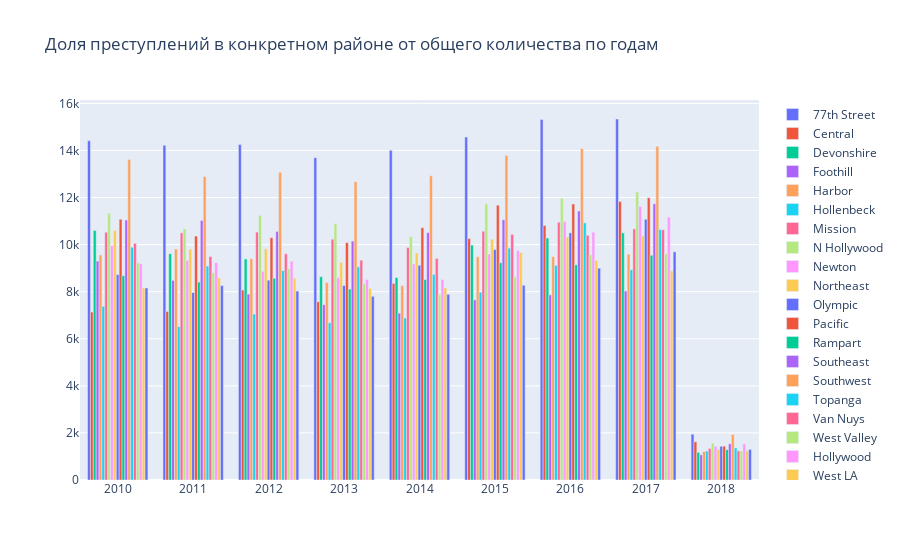

The notebook cell this image was saved under:
### Code cell
traces6_2 = []
for i in df6_2.index:
    traces6_2.append(go.Bar(x=df6_2.columns, y=df6_2.loc[i], name = i))  
layout6_2 = {'title': 'Доля преступлений в конкретном районе от общего количества по годам'}
fig = go.Figure(data = traces6_2, layout = layout6_2)
offline.iplot(fig, show_link=False)

### Figure 1 — Plotly figure (JSON) as saved in the notebook; plotly's stock layout.template omitted (floating-point values rounded to 4 significant figures)
{"data": [{"name": "77th Street", "type": "bar", "x": ["2010", "2011", "2012", "2013", "2014", "2015", "2016", "2017", "2018"], "y": [14413, 14220, 14254, 13700.0, 14006, 14572, 15313, 15340.0, 1948]}, {"name": "Central", "type": "bar", "x": ["2010", "2011", "2012", "2013", "2014", "2015", "2016", "2017", "2018"], "y": [7136, 7162, 8071, 7574.0, 8352, 10257, 10812, 11840.0, 1625]}, {"name": "Devonshire", "type": "bar", "x": ["2010", "2011", "2012", "2013", "2014", "2015", "2016", "2017", "2018"], "y": [10603, 9612, 9392, 8637.0, 8602, 9982, 10283, 10500.0, 1177]}, {"name": "Foothill", "type": "bar", "x": ["2010", "2011", "2012", "2013", "2014", "2015", "2016", "2017", "2018"], "y": [9303, 8481, 7898, 7446.0, 7091, 7652, 7865, 8028.0, 1068]}, {"name": "Harbor", "type": "bar", "x": ["2010", "2011", "2012", "2013", "2014", "2015", "2016", "2017", "2018"], "y": [9561, 9815, 9402, 8387.0, 8262, 9486, 9488, 9591.0, 1211]}, {"name": "Hollenbeck", "type": "bar", "x": ["2010", "2011", "2012", "2013", "2014", "2015", "2016", "2017", "2018"], "y": [7377, 6519, 7052, 6681.0, 6883, 7980, 9116, 8933.0, 1230]}, {"name": "Mission", "type": "bar", "x": ["2010", "2011", "2012", "2013", "2014", "2015", "2016", "2017", "2018"], "y": [10525, 10501, 10532, 10230.0, 9879, 10572, 10955, 10670.0, 1341]}, {"name": "N Hollywood", "type": "bar", "x": ["2010", "2011", "2012", "2013", "2014", "2015", "2016", "2017", "2018"], "y": [11334, 10672, 11235, 10900.0, 10346, 11739, 11971, 12240.0, 1575]}, {"name": "Newton", "type": "bar", "x": ["2010", "2011", "2012", "2013", "2014", "2015", "2016", "2017", "2018"], "y": [9967, 9328, 8864, 8598.0, 9179, 9601, 10978, 11620.0, 1428]}, {"name": "Northeast", "type": "bar", "x": ["2010", "2011", "2012", "2013", "2014", "2015", "2016", "2017", "2018"], "y": [10598, 9813, 9825, 9247.0, 9646, 10228, 10324, 10380.0, 1293]}, {"name": "Olympic", "type": "bar", "x": ["2010", "2011", "2012", "2013", "2014", "2015", "2016", "2017", "2018"], "y": [8725, 7964, 8489, 8263.0, 9125, 9790, 10500, 11080.0, 1432]}, {"name": "Pacific", "type": "bar", "x": ["2010", "2011", "2012", "2013", "2014", "2015", "2016", "2017", "2018"], "y": [11076, 10364, 10296, 10080.0, 10720, 11678, 11726, 11990.0, 1437]}, {"name": "Rampart", "type": "bar", "x": ["2010", "2011", "2012", "2013", "2014", "2015", "2016", "2017", "2018"], "y": [8681, 8409, 8569, 8114.0, 8518, 9232, 9141, 9549.0, 1291]}, {"name": "Southeast", "type": "bar", "x": ["2010", "2011", "2012", "2013", "2014", "2015", "2016", "2017", "2018"], "y": [11046, 11027, 10559, 10150.0, 10511, 11062, 11426, 11740.0, 1539]}, {"name": "Southwest", "type": "bar", "x": ["2010", "2011", "2012", "2013", "2014", "2015", "2016", "2017", "2018"], "y": [13622, 12897, 13078, 12670.0, 12922, 13790, 14088, 14180.0, 1935]}, {"name": "Topanga", "type": "bar", "x": ["2010", "2011", "2012", "2013", "2014", "2015", "2016", "2017", "2018"], "y": [9887, 9091, 8899, 9054.0, 8739, 9853, 10927, 10640.0, 1363]}, {"name": "Van Nuys", "type": "bar", "x": ["2010", "2011", "2012", "2013", "2014", "2015", "2016", "2017", "2018"], "y": [10055, 9495, 9611, 9340.0, 9411, 10438, 10397, 10630.0, 1241]}, {"name": "West Valley", "type": "bar", "x": ["2010", "2011", "2012", "2013", "2014", "2015", "2016", "2017", "2018"], "y": [9225, 8811, 8978, 8355.0, 7880, 8632, 9569, 9606.0, 1233]}, {"name": "Hollywood", "type": "bar", "x": ["2010", "2011", "2012", "2013", "2014", "2015", "2016", "2017", "2018"], "y": [9186, 9232, 9296, 8516.0, 8521, 9748, 10530, 11170.0, 1538]}, {"name": "West LA", "type": "bar", "x": ["2010", "2011", "2012", "2013", "2014", "2015", "2016", "2017", "2018"], "y": [8157, 8589, 8572, 8143.0, 8160, 9664, 9331, 8887.0, 1241]}, {"name": "Wilshire", "type": "bar", "x": ["2010", "2011", "2012", "2013", "2014", "2015", "2016", "2017", "2018"], "y": [8161, 8258, 8027, 7805.0, 7886, 8275, 8999, 9693.0, 1297]}], "layout": {"title": {"text": "Доля преступлений в конкретном районе от общего количества по годам"}}}
